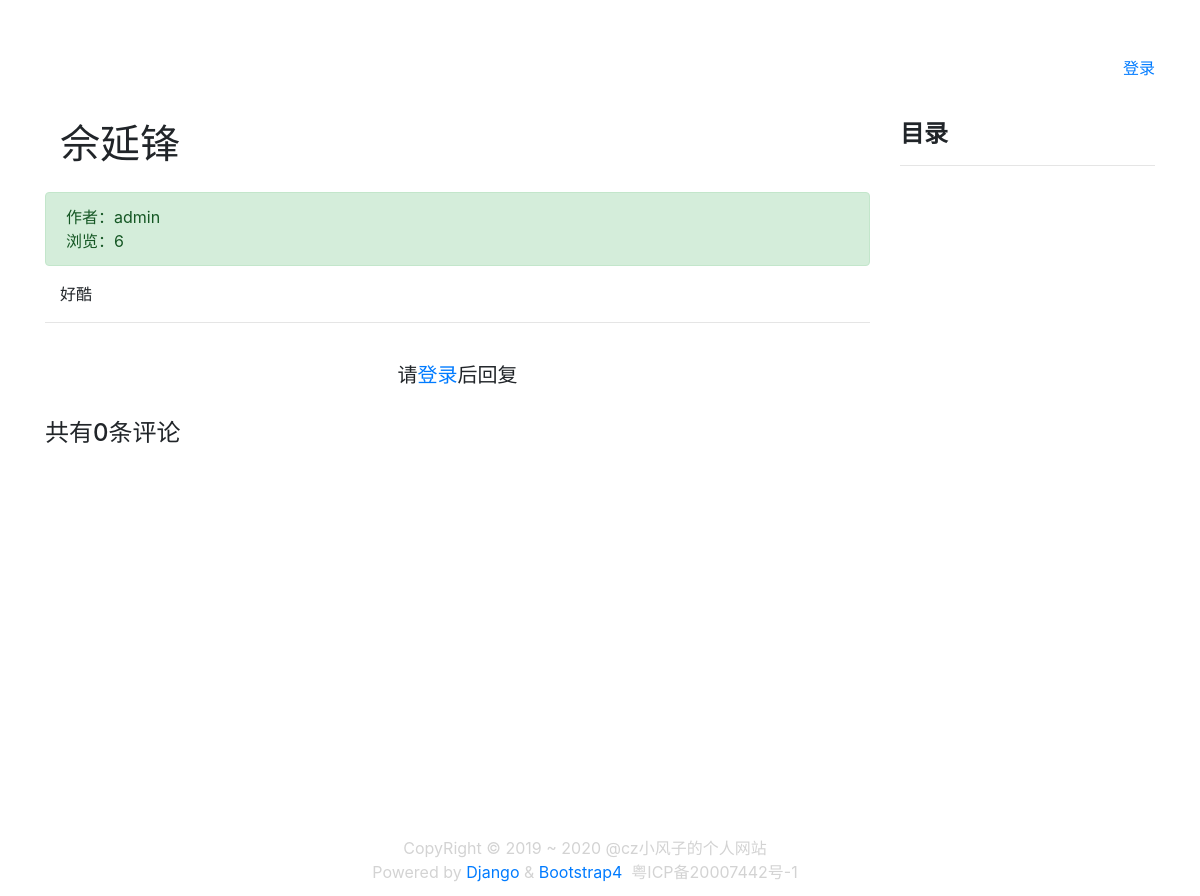
The app's page /article/article-detail/39/ with its own data.
### article/models.py (models this page shows, shortened)
class ArticlePost(models.Model):
    author = models.ForeignKey(User, on_delete=models.CASCADE)
    title = models.CharField(max_length=100)
    body = RichTextField()
    created = models.DateTimeField(default=timezone.now)
    updated = models.DateTimeField(auto_now=True)
    total_views = models.PositiveIntegerField(default=0)
    tags = TaggableManager(blank=True)
    avatar = models.ImageField(upload_to='article/%Y%m%d/', blank=True)
    def save(self, *args, **kwargs):
        article = super(ArticlePost, self).save(*args, **kwargs)
        return article
    class Meta:
        ordering = ('-created',)
    column = models.ForeignKey(
        ArticleColumn,
        null=True,
        blank=True,
        on_delete=models.CASCADE,
        related_name='article'
    )

### article/views.py (the view)
# urls.py: path('article-detail/<int:id>/', views.article_detail, name='article_detail'),
def article_detail(request, id):
    article = ArticlePost.objects.get(id=id)
    comments = Comment.objects.filter(article=id)
    comment_form = CommentForm()
    article.total_views += 1
    article.save(update_fields=['total_views'])
    '''

    第一个参数是需要渲染的文章正文article.body
    第二个参数载入了常用的语法扩展，markdown.extensions.extra中包括了缩写、表格等扩展，
    markdown.extensions.codehilite则是后面要使用的代码高亮扩展。
    '''
    md = markdown.Markdown(
        extensions=[
            'markdown.extensions.extra',
            'markdown.extensions.codehilite',
            'markdown.extensions.toc',
        ]
    )
    '''
    先将Markdown类赋值给一个临时变量md，然后用convert()
    方法将正文渲染为html页面。通过md.toc将目录传递给模板。
    '''
    article.body = md.convert(article.body)
    context = { 'article': article,
                'toc': md.toc,
                'comments': comments,
                'comment_form': comment_form,
                }
    return render(request, 'article/detail.html', context)

### templates/article/detail.html (shortened to what this page needs)
{% extends "base.html" %}
{% load staticfiles %}
{% block content %}
<link rel="stylesheet" href="{% static 'prism/prism.css' %}">
<div class="container">
    <div class="row">
        <div class="col-9">
            <h1 class="col-12 mt-4 mb-4">{{ article.title }}</h1>
            <div class="col-12 alert alert-success">
                <div>
                    作者：{{ article.author }}
                </div>
                <div>
                    浏览：{{ article.total_views }}
                </div>
            </div>
            <div class="col-12">
                <p>
                    {{article.body|safe}}
                </p>
            </div>
            <hr>
            {% if user.is_authenticated %}
                <div>
                    <form
                            action="{% url 'comment:post_comment' article.id %}"
                            method="POST"
                    >
                    {% csrf_token %}
                            <div class="form-group">
                                <label for="body">
                                    <strong>
                                        我也要评论：
                                    </strong>
                                </label>
                                <div>
                                    {{ comment_form.media }}
                                    {{ comment_form.body }}
                                </div>
                            </div>
                            <button type="submit" class="btn btn primary">评论</button>
                        </form>
                </div>
                <br>
            {% else %}
                <br>
                <h5 class="row justify-content-center">
                    请<a href="{% url 'userinfo:login' %}">登录</a>后回复
                </h5>
                <br>
            {% endif %}
            <h4>共有{{ comments.count }}条评论</h4>
        </div>
        <div class="col-3 mt-4" id="sidebar" class="sidebar">
            <div class="sidebar__inner">
                <h4><strong>目录</strong></h4>
                <hr>
            </div>
        </div>
    </div>
</div>
{% endblock content %}

### static/bizhi/bizhi.css (style rules this page uses)
* { margin: 0px; padding: 0px; }
body { background: transparent; }

### templates/article/detail.html (style rules this page uses)
.sidebar__inner { transform: translate(0, 0); transform: translate3d(0, 0, 0); will-change: position, transform; }

### templates/base.html (style rules this page uses)
html, body { height: 100%; margin: 0; }

### records on screen
ArticlePost: title "佘延锋", author "admin", total_views "6", body "好酷"

### other values on screen
{{ comments.count }} "0"
